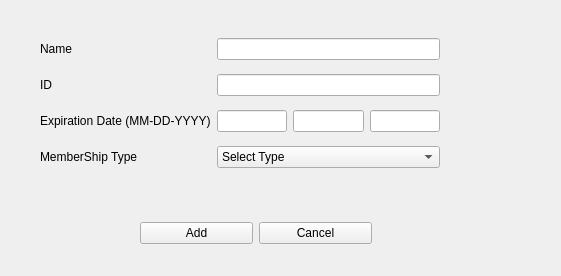
<?xml version="1.0" encoding="UTF-8"?>
<ui version="4.0">
 <class>AddMemberWindow</class>
 <widget class="QWidget" name="AddMemberWindow">
  <property name="geometry">
   <rect>
    <x>0</x>
    <y>0</y>
    <width>561</width>
    <height>276</height>
   </rect>
  </property>
  <property name="windowTitle">
   <string>Form</string>
  </property>
  <widget class="QWidget" name="layoutWidget">
   <property name="geometry">
    <rect>
     <x>40</x>
     <y>30</y>
     <width>400</width>
     <height>149</height>
    </rect>
   </property>
   <layout class="QGridLayout" name="gridLayout">
    <item row="2" column="1">
     <widget class="QLineEdit" name="Month_Edit"/>
    </item>
    <item row="1" column="1" colspan="3">
     <widget class="QLineEdit" name="lineEdit_ID"/>
    </item>
    <item row="0" column="1" colspan="3">
     <widget class="QLineEdit" name="lineEdit_Name"/>
    </item>
    <item row="2" column="0">
     <widget class="QLabel" name="label_3">
      <property name="text">
       <string>Expiration Date (MM-DD-YYYY)</string>
      </property>
     </widget>
    </item>
    <item row="0" column="0">
     <widget class="QLabel" name="label">
      <property name="text">
       <string>Name</string>
      </property>
     </widget>
    </item>
    <item row="3" column="1" colspan="3">
     <widget class="QComboBox" name="comboBox_isExecutive">
      <item>
       <property name="text">
        <string>Select Type</string>
       </property>
      </item>
      <item>
       <property name="text">
        <string>Regular</string>
       </property>
      </item>
      <item>
       <property name="text">
        <string>Executive</string>
       </property>
      </item>
     </widget>
    </item>
    <item row="3" column="0">
     <widget class="QLabel" name="label_4">
      <property name="text">
       <string>MemberShip Type</string>
      </property>
     </widget>
    </item>
    <item row="1" column="0">
     <widget class="QLabel" name="label_2">
      <property name="text">
       <string>ID</string>
      </property>
     </widget>
    </item>
    <item row="2" column="3">
     <widget class="QLineEdit" name="Year_Edit"/>
    </item>
    <item row="2" column="2">
     <widget class="QLineEdit" name="Day_Edit"/>
    </item>
   </layout>
  </widget>
  <widget class="QWidget" name="layoutWidget">
   <property name="geometry">
    <rect>
     <x>140</x>
     <y>200</y>
     <width>232</width>
     <height>66</height>
    </rect>
   </property>
   <layout class="QGridLayout" name="gridLayout_2">
    <item row="0" column="1">
     <widget class="QPushButton" name="pushButton_MemberCancel">
      <property name="text">
       <string>Cancel</string>
      </property>
     </widget>
    </item>
    <item row="0" column="0">
     <widget class="QPushButton" name="pushButton_MemberAdd">
      <property name="text">
       <string>Add</string>
      </property>
     </widget>
    </item>
   </layout>
  </widget>
 </widget>
 <resources/>
 <connections/>
</ui>
